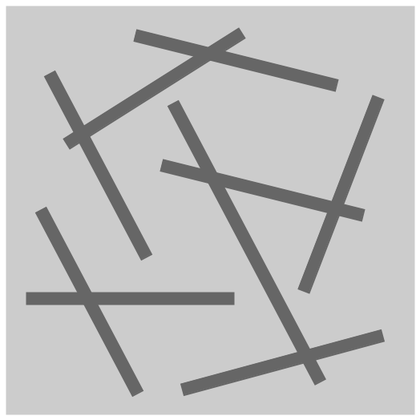
%> input picture Examples/Fractures.png, 420 x 420 px, shrunk from 524 x 524 before the run
$ octave Fractures.m   (GNU Octave 9; MATLAB toolbox functions it lacks are replaced by stand-ins)
%> lines starting %> are read from the running program, lines starting %| are printed output that depends on the picture; in (x1, y1, x2, y2) boxes, pixels count from 0 and x2, y2 are one past the last pixel; in counts of white or black regions, pixels touching at a corner belong together; the program's own positions count from 1
### bimesh.m
function bimesh(image,fname,r,a,b,option)
%> called with image = 'Fractures.png', fname = 'meshB', r = 0.02, a = 1, b = 1, option = 'B'
% -------------------------------------------------------------------------
% image_based_meshing.m
%
% This MATLAB file generates gmsh .geo using an image of the micro-cell.
%
% -------------------------------------------------------------------------

% Convert to a binary image
I = imread(image); BW = im2bw(I,graythresh(I));
%> in bimesh, I is the input picture: size 420x420x3 uint8; min 89, max 255, mean 192.6
%> after `BW = im2bw(I,graythresh(I))`:
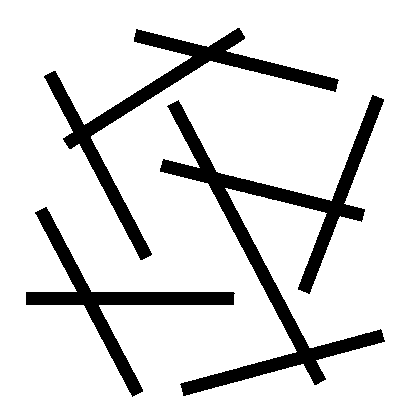
%> BW: size 420x420 logical; 86.1% white; 3 black regions, box (x1, y1, x2, y2) and area: (160, 95, 385, 396) 11581, (44, 28, 339, 260) 7670, (26, 207, 235, 397) 5200

% Identify the coordinates of the boundary pixels of the inclusions
B = bwboundaries(BW); [m,n] = size(BW);
%> after `B = bwboundaries(BW)`: B = 4 boundaries; box (x1, y1, x2, y2) and points: (160, 95, 385, 396) 1679, (0, 0, 420, 420) 1677, (44, 28, 339, 260) 1076, (26, 207, 235, 397) 773
%> after `[m,n] = size(BW)`: m = 420; n = 420
p = length(B)-1;
%> p = 3
x = cell(p,1);
%> x = {[], [], []}
y = x;
%> y = {[], [], []}
for k = 1:p,
    x{k} = a*(B{k+1}(:,2))/m;
    y{k} = b*(n-B{k+1}(:,1))/n;
end
%> this loop made 3 passes
%> after the loop, x = 3 items; y = 3 items

%--------------------------------------------------------------------------
% Generate gmsh .geo file
fid = fopen([fname,'.geo'], 'w');
fprintf(fid,'Point(1) = {0,0,0,%g};\n',r);
fprintf(fid,'Point(2) = {%g,0,0,%g};\n',a,r);
fprintf(fid,'Point(3) = {%g,%g,0,%g};\n',a,b,r);
fprintf(fid,'Point(4) = {0,%g,0,%g};\n',b,r);
fprintf(fid,'Line(1)  = {1,2};\n');
fprintf(fid,'Line(2)  = {2,3};\n');
fprintf(fid,'Line(3)  = {3,4};\n');
fprintf(fid,'Line(4)  = {4,1};\n');

pts = 4;
for k = 1:p
    spt = pts+1;
    for i = 1:length(x{k})
        pts=pts+1;
        fprintf(fid,'Point(%i) = {%g,%g,0,%g};\n',pts,x{k}(i),y{k}(i),r);
    end
    ept = pts;
    fprintf(fid,'BSpline(%i) = {',k+4);
    for i = ept:-1:spt
        fprintf(fid,'%i, ',i);
    end
    fprintf(fid,'%i};\n',ept);
end
%> this loop made 3 passes
%> (spt, ept) on passes 1 to 3: (5, 777), (778, 1853), (1854, 3532)
%> after the loop, pts = 3532
fprintf(fid,'Line Loop(1) = {1,2,3,4};\n');

% Sub-domain B (inclusions)
for k = 1:p
    fprintf(fid,'Line Loop(%i) = {%i};\n',k+1,k+4);
end
for k = 1:p
    fprintf(fid,'Plane Surface(%i) = {%i};\n',k+1,k+1);
end

% Sub-domain A (connnected)
if strcmp(option,'AB') || strcmp(option,'A')
    fprintf(fid,'Plane Surface(1) = {1');
    for k = 1:p
        fprintf(fid,', %i', k+1);
    end
    fprintf(fid,'};\n');
end

% Interface edges between two sub-domains
fprintf(fid,'Physical Line(99) = {5');
for k = 2:p
    fprintf(fid,', %i', k+4);
end
%> this loop made 2 passes
fprintf(fid,'};\n');

% Build periodic array of cells
fprintf(fid,'Physical Surface(1) = {1};\n');
if strcmp(option,'AB') || strcmp(option,'B')
    fprintf(fid,'Physical Surface(2) = {2');
    for k = 2:p,
        fprintf(fid,', %i', k+1);
    end
    fprintf(fid,'};\n');
end
fclose(fid);

### read_gmsh.m
function mesh = read_gmsh(fname)

% Read gmsh .msh file
fid = fopen([fname,'.msh'], 'r');
while 1
%> the run ends on the next line
    tline = fgetl(fid);
    if ~ischar(tline)
        break
    end
    switch tline
        case '$MeshFormat'
            tline = fgetl(fid);
            if ~ischar(tline), break, end
            tline = fgetl(fid);
            if ~ischar(tline) || ~strcmp(tline,'$EndMeshFormat')
                break
            end
        case '$Nodes'
            tline = fgetl(fid);
            no_nodes = sscanf(tline,'%g');
            nodes = zeros(no_nodes,2);
            for i = 1:no_nodes
                tline = fgetl(fid);
                type = sscanf(tline,'%g %g %g %g');
                nodes(i,1:2) = type(2:3);
            end
            tline = fgetl(fid);
            if ~ischar(tline) || ~strcmp(tline,'$EndNodes')
                break
            end
        case '$Elements'
            tline = fgetl(fid);
            if ~ischar(tline)
                break
            end
            no_elements = 0;
            no_objects  = sscanf(tline,'%g'); elements = [];
            ifnodes = []; no_ifedges = 0; subdomain = [];
            for i = 1:no_objects
                tline = fgetl(fid);
                type=sscanf(tline,'%g %g %g %g %g %g %g %g')';
                if type(2)==2
                    no_elements = no_elements+1;
                    elements(no_elements,1:3) = type(6:8);
                    subdomain(no_elements) = type(4);
                end
                if type(4) == 99
                    no_ifedges = no_ifedges + 1;
                    ifnodes = union(ifnodes, type(6:7));
                    ifedges(no_ifedges,1:3) = [type(6:7),-1];
                end
            end
            tline = fgetl(fid);
            if ~ischar(tline) || ~strcmp(tline,'$EndElements')
                break
            end
        otherwise
            disp('Unknown type encountered...')
            break
    end

end
fclose(fid);

mesh.no_nodes    = no_nodes;
mesh.no_elements = no_elements;
mesh.no_ifedges  = no_ifedges;
mesh.nodes       = nodes;
mesh.elements    = elements;
mesh.subdomain   = subdomain;
mesh.ifedges     = ifedges;
mesh.ifnodes     = ifnodes;

### Examples/Fractures.m
commandwindow
clc
close all
clear all

% Add path to unzipped BiMesh directory
addpath('..')

% Path to gmsh
gmsh_path = '/Volumes/gmsh-2.8.5-MacOSX/Gmsh.app/Contents/MacOS/gmsh ';

image  = 'Fractures.png'; % Image of domain
r      = 0.02;            % Mesh refinement parameter
width  = 1;               % Width of domain
height = 1;               % Height of domain
domain = 'B';             % Domain
fname  = ['mesh',domain]; % File name of gmsh .geo file

% Generate gmsh .geo file
bimesh(image,fname,r,width,height,domain);

% Call gmsh and mesh the geometry
fprintf('%% Meshing microscopic domain\n');
system([gmsh_path,[fname,'.geo -2']]);

% Read gmsh .msh file and create mesh properties
mesh = read_gmsh(fname);

$ run again, with Examples/ImageA.png copied over Examples/Fractures.png
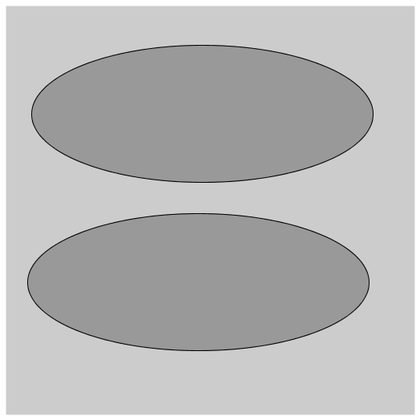
%> input picture Examples/ImageA.png, 420 x 420 px, shrunk from 524 x 524 before the run
%> in bimesh, I is the input picture: size 420x420x3 uint8; min 22, max 255, mean 184
%> in bimesh, `BW = im2bw(I,graythresh(I))`:
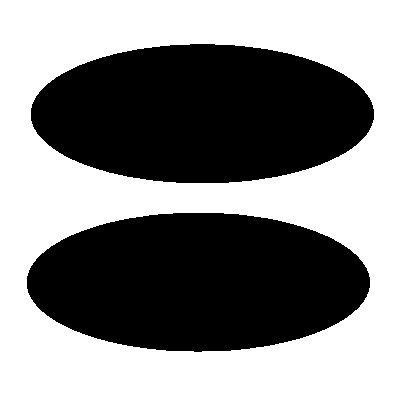
%> BW: size 420x420 logical; 57.5% white; 2 black regions, box (x1, y1, x2, y2) and area: (31, 44, 374, 183) 37492, (27, 213, 370, 352) 37482
%> B = 3 boundaries; box (x1, y1, x2, y2) and points: (0, 0, 420, 420) 1677, (27, 213, 370, 352) 741, (31, 44, 374, 183) 739
%> p = 2
%> in bimesh, `x = cell(p,1);`: x = {[], []}
%> the loop in bimesh, `for k = 1:p,` made 2 passes
%> after the loop in bimesh, `for k = 1:p,`: x = 2 items
%> the loop in bimesh, `for k = 1:p` made 2 passes
%> (spt, ept) on passes 1 to 2: (5, 745), (746, 1484)
%> after the loop in bimesh, `for k = 1:p`: pts = 1484
%> the loop in bimesh, `for k = 1:p` made 2 passes
%> the loop in bimesh, `for k = 2:p` made 1 pass
%> the loop in bimesh, `for k = 2:p,` made 1 pass
